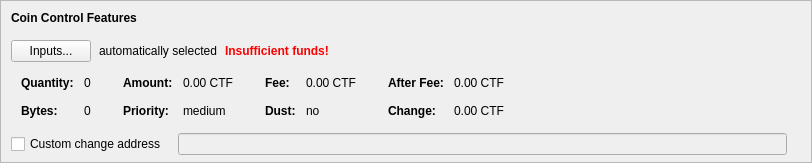
    <widget class="QFrame" name="frameCoinControl">
     <property name="sizePolicy">
      <sizepolicy hsizetype="Expanding" vsizetype="Expanding">
       <horstretch>0</horstretch>
       <verstretch>0</verstretch>
      </sizepolicy>
     </property>
     <property name="maximumSize">
      <size>
       <width>16777215</width>
       <height>16777215</height>
      </size>
     </property>
     <property name="frameShape">
      <enum>QFrame::StyledPanel</enum>
     </property>
     <property name="frameShadow">
      <enum>QFrame::Sunken</enum>
     </property>
     <layout class="QVBoxLayout" name="verticalLayoutCoinControl2">
      <property name="spacing">
       <number>0</number>
      </property>
      <property name="leftMargin">
       <number>0</number>
      </property>
      <property name="topMargin">
       <number>0</number>
      </property>
      <property name="rightMargin">
       <number>0</number>
      </property>
      <property name="bottomMargin">
       <number>6</number>
      </property>
      <item>
       <layout class="QVBoxLayout" name="verticalLayoutCoinControl" stretch="0,0,0,0,1">
        <property name="spacing">
         <number>0</number>
        </property>
        <property name="leftMargin">
         <number>10</number>
        </property>
        <property name="topMargin">
         <number>10</number>
        </property>
        <item>
         <layout class="QHBoxLayout" name="horizontalLayoutCoinControl1">
          <property name="bottomMargin">
           <number>15</number>
          </property>
          <item>
           <widget class="QLabel" name="labelCoinControlFeatures">
            <property name="sizePolicy">
             <sizepolicy hsizetype="Preferred" vsizetype="Maximum">
              <horstretch>0</horstretch>
              <verstretch>0</verstretch>
             </sizepolicy>
            </property>
            <property name="font">
             <font>
              <weight>75</weight>
              <bold>true</bold>
             </font>
            </property>
            <property name="styleSheet">
             <string notr="true">font-weight:bold;</string>
            </property>
            <property name="text">
             <string>Coin Control Features</string>
            </property>
           </widget>
          </item>
         </layout>
        </item>
        <item>
         <layout class="QHBoxLayout" name="horizontalLayoutCoinControl2" stretch="0,0,0,0">
          <property name="spacing">
           <number>8</number>
          </property>
          <property name="bottomMargin">
           <number>10</number>
          </property>
          <item>
           <widget class="QPushButton" name="pushButtonCoinControl">
            <property name="styleSheet">
             <string notr="true"/>
            </property>
            <property name="text">
             <string>Inputs...</string>
            </property>
            <property name="autoDefault">
             <bool>false</bool>
            </property>
           </widget>
          </item>
          <item>
           <widget class="QLabel" name="labelCoinControlAutomaticallySelected">
            <property name="text">
             <string>automatically selected</string>
            </property>
            <property name="margin">
             <number>5</number>
            </property>
           </widget>
          </item>
          <item>
           <widget class="QLabel" name="labelCoinControlInsuffFunds">
            <property name="font">
             <font>
              <weight>75</weight>
              <bold>true</bold>
             </font>
            </property>
            <property name="styleSheet">
             <string notr="true">color:red;font-weight:bold;</string>
            </property>
            <property name="text">
             <string>Insufficient funds!</string>
            </property>
            <property name="margin">
             <number>5</number>
            </property>
           </widget>
          </item>
          <item>
           <spacer name="horizontalSpacerCoinControl">
            <property name="orientation">
             <enum>Qt::Horizontal</enum>
            </property>
            <property name="sizeHint" stdset="0">
             <size>
              <width>40</width>
              <height>1</height>
             </size>
            </property>
           </spacer>
          </item>
         </layout>
        </item>
        <item>
         <widget class="QWidget" name="widgetCoinControl" native="true">
          <property name="sizePolicy">
           <sizepolicy hsizetype="Preferred" vsizetype="Preferred">
            <horstretch>0</horstretch>
            <verstretch>0</verstretch>
           </sizepolicy>
          </property>
          <property name="minimumSize">
           <size>
            <width>0</width>
            <height>0</height>
           </size>
          </property>
          <property name="styleSheet">
           <string notr="true"/>
          </property>
          <layout class="QHBoxLayout" name="horizontalLayoutCoinControl5">
           <property name="leftMargin">
            <number>0</number>
           </property>
           <property name="topMargin">
            <number>0</number>
           </property>
           <property name="rightMargin">
            <number>0</number>
           </property>
           <property name="bottomMargin">
            <number>0</number>
           </property>
           <item>
            <layout class="QHBoxLayout" name="horizontalLayoutCoinControl3" stretch="0,0,0,1">
             <property name="spacing">
              <number>20</number>
             </property>
             <property name="topMargin">
              <number>0</number>
             </property>
             <property name="bottomMargin">
              <number>10</number>
             </property>
             <item>
              <layout class="QFormLayout" name="formLayoutCoinControl1">
               <property name="horizontalSpacing">
                <number>10</number>
               </property>
               <property name="verticalSpacing">
                <number>14</number>
               </property>
               <property name="leftMargin">
                <number>10</number>
               </property>
               <property name="topMargin">
                <number>4</number>
               </property>
               <property name="rightMargin">
                <number>6</number>
               </property>
               <item row="0" column="0">
                <widget class="QLabel" name="labelCoinControlQuantityText">
                 <property name="font">
                  <font>
                   <weight>75</weight>
                   <bold>true</bold>
                  </font>
                 </property>
                 <property name="text">
                  <string>Quantity:</string>
                 </property>
                 <property name="margin">
                  <number>0</number>
                 </property>
                </widget>
               </item>
               <item row="0" column="1">
                <widget class="QLabel" name="labelCoinControlQuantity">
                 <property name="cursor">
                  <cursorShape>IBeamCursor</cursorShape>
                 </property>
                 <property name="contextMenuPolicy">
                  <enum>Qt::ActionsContextMenu</enum>
                 </property>
                 <property name="text">
                  <string notr="true">0</string>
                 </property>
                 <property name="margin">
                  <number>0</number>
                 </property>
                 <property name="textInteractionFlags">
                  <set>Qt::LinksAccessibleByMouse|Qt::TextSelectableByKeyboard|Qt::TextSelectableByMouse</set>
                 </property>
                </widget>
               </item>
               <item row="1" column="0">
                <widget class="QLabel" name="labelCoinControlBytesText">
                 <property name="font">
                  <font>
                   <weight>75</weight>
                   <bold>true</bold>
                  </font>
                 </property>
                 <property name="text">
                  <string>Bytes:</string>
                 </property>
                </widget>
               </item>
               <item row="1" column="1">
                <widget class="QLabel" name="labelCoinControlBytes">
                 <property name="cursor">
                  <cursorShape>IBeamCursor</cursorShape>
                 </property>
                 <property name="contextMenuPolicy">
                  <enum>Qt::ActionsContextMenu</enum>
                 </property>
                 <property name="text">
                  <string notr="true">0</string>
                 </property>
                 <property name="textInteractionFlags">
                  <set>Qt::LinksAccessibleByMouse|Qt::TextSelectableByKeyboard|Qt::TextSelectableByMouse</set>
                 </property>
                </widget>
               </item>
              </layout>
             </item>
             <item>
              <layout class="QFormLayout" name="formLayoutCoinControl2">
               <property name="horizontalSpacing">
                <number>10</number>
               </property>
               <property name="verticalSpacing">
                <number>14</number>
               </property>
               <property name="leftMargin">
                <number>6</number>
               </property>
               <property name="topMargin">
                <number>4</number>
               </property>
               <property name="rightMargin">
                <number>6</number>
               </property>
               <item row="0" column="0">
                <widget class="QLabel" name="labelCoinControlAmountText">
                 <property name="font">
                  <font>
                   <weight>75</weight>
                   <bold>true</bold>
                  </font>
                 </property>
                 <property name="text">
                  <string>Amount:</string>
                 </property>
                 <property name="margin">
                  <number>0</number>
                 </property>
                </widget>
               </item>
               <item row="0" column="1">
                <widget class="QLabel" name="labelCoinControlAmount">
                 <property name="cursor">
                  <cursorShape>IBeamCursor</cursorShape>
                 </property>
                 <property name="contextMenuPolicy">
                  <enum>Qt::ActionsContextMenu</enum>
                 </property>
                 <property name="text">
                  <string notr="true">0.00 CTF</string>
                 </property>
                 <property name="textInteractionFlags">
                  <set>Qt::LinksAccessibleByMouse|Qt::TextSelectableByKeyboard|Qt::TextSelectableByMouse</set>
                 </property>
                </widget>
               </item>
               <item row="1" column="0">
                <widget class="QLabel" name="labelCoinControlPriorityText">
                 <property name="font">
                  <font>
                   <weight>75</weight>
                   <bold>true</bold>
                  </font>
                 </property>
                 <property name="text">
                  <string>Priority:</string>
                 </property>
                </widget>
               </item>
               <item row="1" column="1">
                <widget class="QLabel" name="labelCoinControlPriority">
                 <property name="cursor">
                  <cursorShape>IBeamCursor</cursorShape>
                 </property>
                 <property name="contextMenuPolicy">
                  <enum>Qt::ActionsContextMenu</enum>
                 </property>
                 <property name="text">
                  <string>medium</string>
                 </property>
                 <property name="textInteractionFlags">
                  <set>Qt::LinksAccessibleByMouse|Qt::TextSelectableByKeyboard|Qt::TextSelectableByMouse</set>
                 </property>
                </widget>
               </item>
              </layout>
             </item>
             <item>
              <layout class="QFormLayout" name="formLayoutCoinControl3">
               <property name="horizontalSpacing">
                <number>10</number>
               </property>
               <property name="verticalSpacing">
                <number>14</number>
               </property>
               <property name="leftMargin">
                <number>6</number>
               </property>
               <property name="topMargin">
                <number>4</number>
               </property>
               <property name="rightMargin">
                <number>6</number>
               </property>
               <item row="0" column="0">
                <widget class="QLabel" name="labelCoinControlFeeText">
                 <property name="font">
                  <font>
                   <weight>75</weight>
                   <bold>true</bold>
                  </font>
                 </property>
                 <property name="text">
                  <string>Fee:</string>
                 </property>
                 <property name="margin">
                  <number>0</number>
                 </property>
                </widget>
               </item>
               <item row="0" column="1">
                <widget class="QLabel" name="labelCoinControlFee">
                 <property name="cursor">
                  <cursorShape>IBeamCursor</cursorShape>
                 </property>
                 <property name="contextMenuPolicy">
                  <enum>Qt::ActionsContextMenu</enum>
                 </property>
                 <property name="text">
                  <string notr="true">0.00 CTF</string>
                 </property>
                 <property name="textInteractionFlags">
                  <set>Qt::LinksAccessibleByMouse|Qt::TextSelectableByKeyboard|Qt::TextSelectableByMouse</set>
                 </property>
                </widget>
               </item>
               <item row="1" column="0">
                <widget class="QLabel" name="labelCoinControlLowOutputText">
                 <property name="font">
                  <font>
                   <weight>75</weight>
                   <bold>true</bold>
                  </font>
                 </property>
                 <property name="text">
                  <string>Dust:</string>
                 </property>
                </widget>
               </item>
               <item row="1" column="1">
                <widget class="QLabel" name="labelCoinControlLowOutput">
                 <property name="cursor">
                  <cursorShape>IBeamCursor</cursorShape>
                 </property>
                 <property name="contextMenuPolicy">
                  <enum>Qt::ActionsContextMenu</enum>
                 </property>
                 <property name="text">
                  <string>no</string>
                 </property>
                 <property name="textInteractionFlags">
                  <set>Qt::LinksAccessibleByMouse|Qt::TextSelectableByKeyboard|Qt::TextSelectableByMouse</set>
                 </property>
                </widget>
               </item>
              </layout>
             </item>
             <item>
              <layout class="QFormLayout" name="formLayoutCoinControl4">
               <property name="horizontalSpacing">
                <number>10</number>
               </property>
               <property name="verticalSpacing">
                <number>14</number>
               </property>
               <property name="leftMargin">
                <number>6</number>
               </property>
               <property name="topMargin">
                <number>4</number>
               </property>
               <property name="rightMargin">
                <number>6</number>
               </property>
               <item row="0" column="0">
                <widget class="QLabel" name="labelCoinControlAfterFeeText">
                 <property name="font">
                  <font>
                   <weight>75</weight>
                   <bold>true</bold>
                  </font>
                 </property>
                 <property name="text">
                  <string>After Fee:</string>
                 </property>
                 <property name="margin">
                  <number>0</number>
                 </property>
                </widget>
               </item>
               <item row="0" column="1">
                <widget class="QLabel" name="labelCoinControlAfterFee">
                 <property name="cursor">
                  <cursorShape>IBeamCursor</cursorShape>
                 </property>
                 <property name="contextMenuPolicy">
                  <enum>Qt::ActionsContextMenu</enum>
                 </property>
                 <property name="text">
                  <string notr="true">0.00 CTF</string>
                 </property>
                 <property name="textInteractionFlags">
                  <set>Qt::LinksAccessibleByMouse|Qt::TextSelectableByKeyboard|Qt::TextSelectableByMouse</set>
                 </property>
                </widget>
               </item>
               <item row="1" column="0">
                <widget class="QLabel" name="labelCoinControlChangeText">
                 <property name="font">
                  <font>
                   <weight>75</weight>
                   <bold>true</bold>
                  </font>
                 </property>
                 <property name="text">
                  <string>Change:</string>
                 </property>
                </widget>
               </item>
               <item row="1" column="1">
                <widget class="QLabel" name="labelCoinControlChange">
                 <property name="cursor">
                  <cursorShape>IBeamCursor</cursorShape>
                 </property>
                 <property name="contextMenuPolicy">
                  <enum>Qt::ActionsContextMenu</enum>
                 </property>
                 <property name="text">
                  <string notr="true">0.00 CTF</string>
                 </property>
                 <property name="textInteractionFlags">
                  <set>Qt::LinksAccessibleByMouse|Qt::TextSelectableByKeyboard|Qt::TextSelectableByMouse</set>
                 </property>
                </widget>
               </item>
              </layout>
             </item>
            </layout>
           </item>
          </layout>
         </widget>
        </item>
        <item>
         <layout class="QHBoxLayout" name="horizontalLayoutCoinControl4" stretch="0,0,0">
          <property name="spacing">
           <number>12</number>
          </property>
          <property name="sizeConstraint">
           <enum>QLayout::SetDefaultConstraint</enum>
          </property>
          <property name="topMargin">
           <number>5</number>
          </property>
          <property name="rightMargin">
           <number>5</number>
          </property>
          <item>
           <widget class="QCheckBox" name="checkBoxCoinControlChange">
            <property name="toolTip">
             <string>If this is activated, but the change address is empty or invalid, change will be sent to a newly generated address.</string>
            </property>
            <property name="text">
             <string>Custom change address</string>
            </property>
           </widget>
          </item>
          <item>
           <widget class="QValidatedLineEdit" name="lineEditCoinControlChange">
            <property name="enabled">
             <bool>false</bool>
            </property>
            <property name="sizePolicy">
             <sizepolicy hsizetype="Expanding" vsizetype="Fixed">
              <horstretch>0</horstretch>
              <verstretch>0</verstretch>
             </sizepolicy>
            </property>
           </widget>
          </item>
          <item>
           <widget class="QLabel" name="labelCoinControlChangeLabel">
            <property name="sizePolicy">
             <sizepolicy hsizetype="Preferred" vsizetype="Expanding">
              <horstretch>0</horstretch>
              <verstretch>0</verstretch>
             </sizepolicy>
            </property>
            <property name="minimumSize">
             <size>
              <width>0</width>
              <height>0</height>
             </size>
            </property>
            <property name="text">
             <string/>
            </property>
            <property name="margin">
             <number>3</number>
            </property>
           </widget>
          </item>
         </layout>
        </item>
        <item>
         <spacer name="verticalSpacerCoinControl">
          <property name="orientation">
           <enum>Qt::Vertical</enum>
          </property>
          <property name="sizeHint" stdset="0">
           <size>
            <width>800</width>
            <height>1</height>
           </size>
          </property>
         </spacer>
        </item>
       </layout>
      </item>
     </layout>
    </widget>
